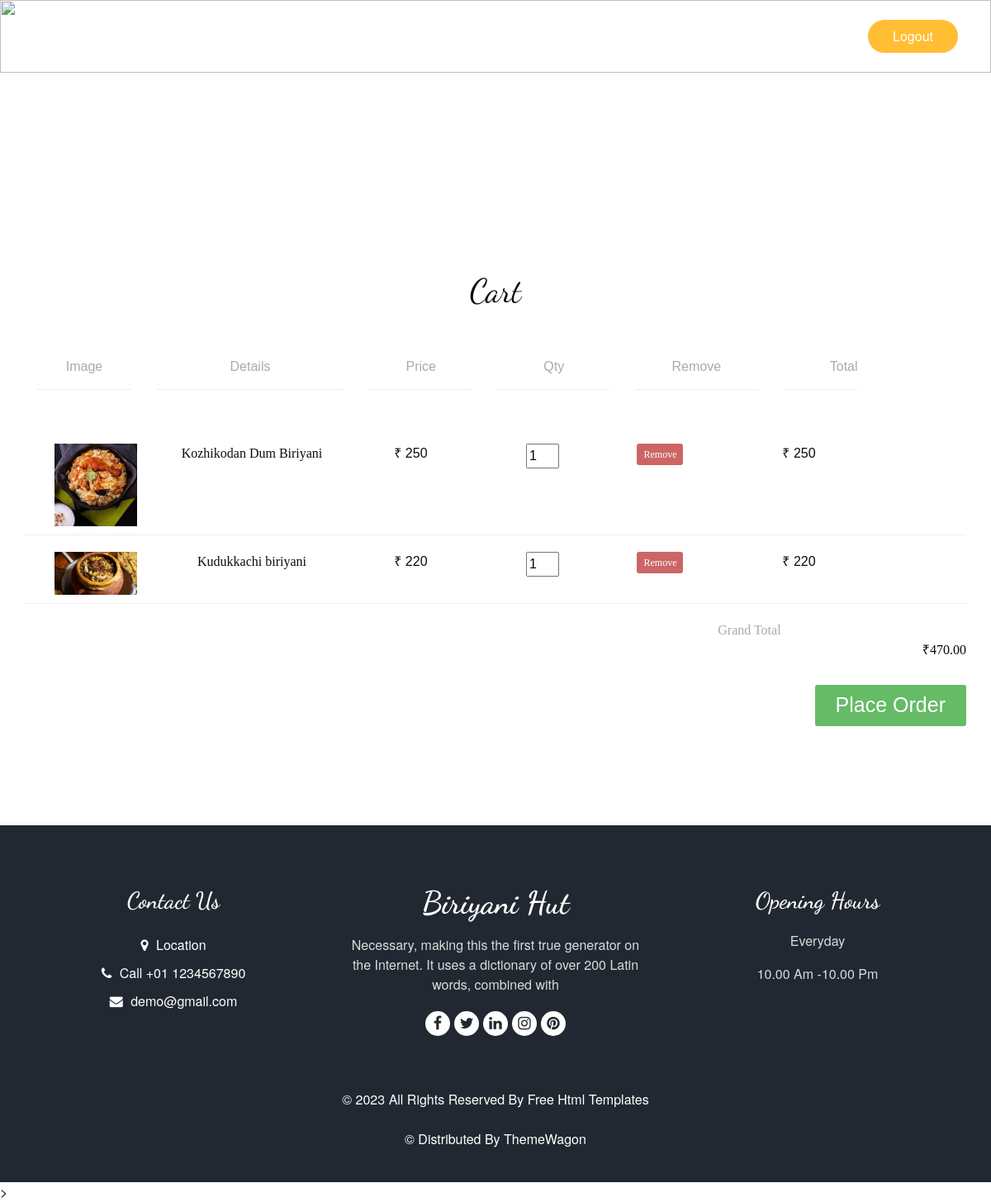
/Project/User/MyCart.php (signed in), run on the app's committed database.
### tables this page shows
CREATE TABLE `tbl_cart` (
  `cart_id` int(11) NOT NULL auto_increment,
  `cart_quantity` varchar(100) NOT NULL default '1',
  `product_id` int(11) NOT NULL,
  `booking_id` int(11) NOT NULL,
  `cart_status` int(11) NOT NULL default '0',
  PRIMARY KEY  (`cart_id`)
);

CREATE TABLE `tbl_product` (
  `product_id` int(11) NOT NULL auto_increment,
  `product_name` varchar(100) NOT NULL,
  `product_photo` varchar(100) NOT NULL,
  `product_details` varchar(100) NOT NULL,
  `product_price` int(11) NOT NULL,
  `subcategory_id` int(11) NOT NULL,
  PRIMARY KEY  (`product_id`)
);

### Project/User/MyCart.php (the view, shortened to what this page needs)
<?php
include("Head.php");
?>
<!DOCTYPE html>
<html>
    <head>
        <link
            rel="stylesheet"
            href="https://cdnjs.cloudflare.com/ajax/libs/normalize/5.0.0/normalize.min.css"
            />
    </head>
    <body onload="recalculateCart()" style="padding:0px">
    <br><br><br><br><br>
    <div style="padding: 30px;" align="center">
        <h1>Cart</h1>
        <br>
        <br>
            <div class="column-labels">
                <label class="product-price" style="width: 10%; text-align:center">Image</label>
                <label class="product-price" style="width: 20%; text-align:center">Details</label>
                <label class="product-price" style="width: 11%; text-align:center">Price</label>
                <label class="product-price" style="width: 12%; text-align:center">Qty</label>
                <label class="product-price" style="width: 13%; text-align:center">Remove</label>
                <label class="product-price" style="width: 8%; text-align:right">Total</label>
            </div>
<form method="post">
        <div class="shopping-cart" style="margin-top: 50px">            <?php
            $sel = "select * from tbl_booking b inner join tbl_cart c on c.booking_id=b.booking_id where b.user_id='" .$_SESSION["uid"]. "' and booking_status='0' and cart_status=0";
            $res = mysql_query($sel);
                while ($row=mysql_fetch_array($res)) {
                    $selPr = "select * from tbl_product p inner join tbl_subcategory sc on sc.subcategory_id=p.subcategory_id inner join tbl_category c on c.category_id=sc.category_id where product_id='" .$row["product_id"]. "'";
                    $respr = mysql_query($selPr);
                    if ($rowpr=mysql_fetch_array($respr)) {
            ?>
            <div class="product">
                <div class="product-image">
                    <img
                        src="../Assets/Files/Products/<?php echo $rowpr["product_photo"]; ?>"
                        />
                </div>
                <div class="product-details" style="padding-top:0px">
                    <div class="product-title"><?php echo $rowpr["product_name"] ?></div>
                </div>
                <div class="product-price"	>
				<?php echo $rowpr["product_price"] ?></div>
                <div class="product-quantity">
                    <input alt="<?php echo $row["cart_id"] ?>" type="number" onchange="qty(this)" value="<?php echo $row["cart_quantity"] ?>" min="1" />
                </div>
                <div class="product-removal">
                    <button class="remove-product" value="<?php echo $row["cart_id"] ?>">Remove</button>
                </div>
                <div class="product-line-price">
                    <?php
                        $pr = $rowpr["product_price"];
                        $qty = $row["cart_quantity"];
                        $tot = $pr * $qty ;
                        echo $tot;
                    ?>
                </div>
            </div>
            <?php
                }
                }
            ?>
            <div class="totals">
                <div class="totals-item totals-item-total">
                    <label>Grand Total</label>
                    <div class="totals-value" id="cart-total">0</div>
                </div>
            </div>
                <button type="submit" class="checkout" name="btn_checkout">Place Order</button>
        </div>
</form>
    </div>
    </body>
</html>
<?php
include("Foot.php");
?>

### Project/Assets/Template/Main/css/style.css (style rules this page uses)
body { font-family: "Open Sans", sans-serif; color: #0c0c0c; background-color: #ffffff; overflow-x: hidden; }
h1, h2 { font-family: 'Dancing Script', cursive; }

### Project/User/MyCart.php (style rules this page uses)
.product-image { float: left; width: 15%; }
.product-details { float: left; width: 20%; }
.product-price { float: left; width: 12%; }
.product-quantity { float: left; width: 16%; }
.product-removal { float: left; width: 9%; }
.product-line-price { float: left; width: 12%; text-align: right; }
.group:before, .shopping-cart:before, .column-labels:before, .product:before, .totals-item:before, .group:after, .shopping-cart:after, .column-labels:after, .product:after, .totals-item:after { content: ""; display: table; }
.group:after, .shopping-cart:after, .column-labels:after, .product:after, .totals-item:after { clear: both; }
.group, .shopping-cart, .column-labels, .product, .totals-item { zoom: 1; }
.product .product-price:before, .product .product-line-price:before, .totals-value:before { content: "₹"; }
body { padding: 0px 30px 30px 20px; font-family: "HelveticaNeue-Light", "Helvetica Neue Light", "Helvetica Neue", Helvetica, Arial, sans-serif; font-weight: 100; }
h1 { font-weight: 100; }
label { color: #aaa; }
.shopping-cart { margin-top: -45px; }
.column-labels label { padding-bottom: 15px; margin-bottom: 15px; border-bottom: 1px solid #eee; }
.product { margin-bottom: 20px; padding-bottom: 10px; border-bottom: 1px solid #eee; }
.product .product-image { text-align: center; }
.product .product-image img { width: 100px; }
.product .product-details .product-title { margin-right: 20px; font-family: "HelveticaNeue-Medium", "Helvetica Neue Medium"; }
.product input { width: 40px; }
.product .remove-product { border: 0; padding: 4px 8px; background-color: #c66; color: #fff; font-family: "HelveticaNeue-Medium", "Helvetica Neue Medium"; font-size: 12px; border-radius: 3px; }
.totals .totals-item { float: right; clear: both; width: 100%; margin-bottom: 10px; }
.totals .totals-item label { float: left; clear: both; width: 79%; text-align: right; }
.totals .totals-item .totals-value { float: right; width: 21%; text-align: right; }
.totals .totals-item-total { font-family: "HelveticaNeue-Medium", "Helvetica Neue Medium"; }
.checkout { float: right; border: 0; margin-top: 20px; padding: 6px 25px; background-color: #6b6; color: #fff; font-size: 25px; border-radius: 3px; }
label { margin: 0px 15px; }

### data on the page
tbl_cart: product.product_photo (picture), product.product_name "Kozhikodan Dum Biriyani", product.product_price "250", cart_quantity "1", $row["cart_id"] 8 (drawn)
tbl_cart: product.product_photo (picture), product.product_name "Kudukkachi biriyani", product.product_price "220", cart_quantity "1", $row["cart_id"] 9 (drawn)
